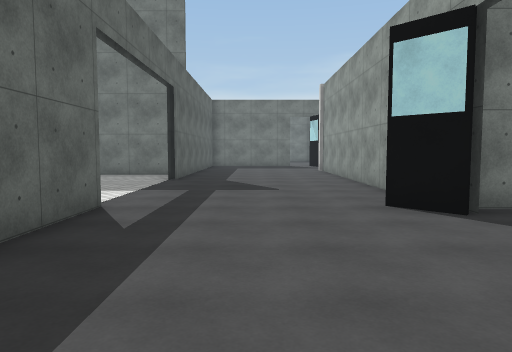
View 1 (above)

23 first-person views from a walk through a Unity game level. The camera is 1.5 m above the floor, tilts 4° down and sees 70° across. The floor is counted in squares, 2 m on a side. Each view is taken from the middle of a square. On the plan, view 1 faces up. The plan holds only what a view shows up to about 11 squares ahead; the rest is blank. The player is left out. Surface patterns are stand-ins for the level's own textures.

View 2
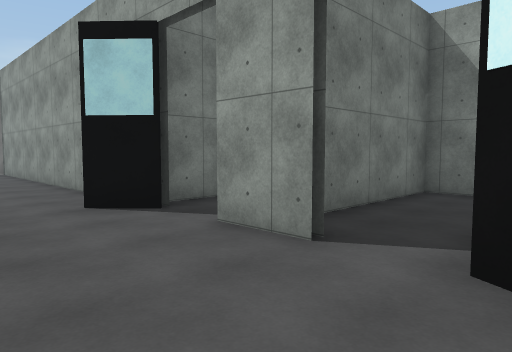

View 3
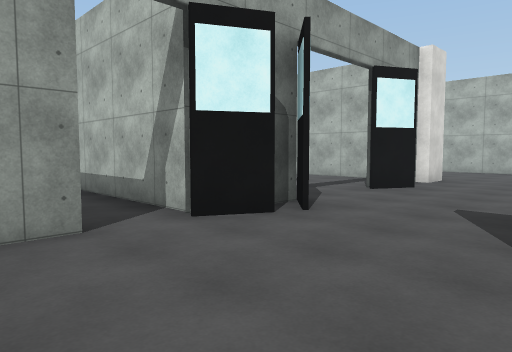

View 4
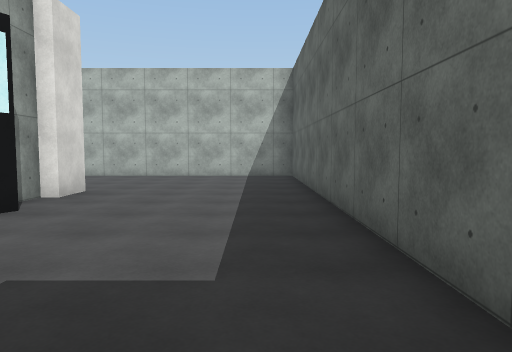

View 5
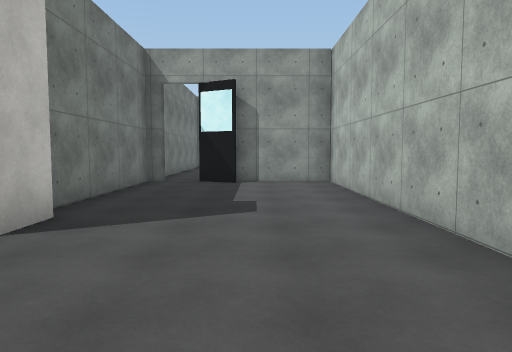

View 6
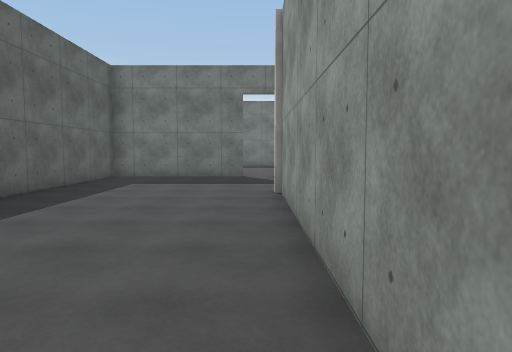

View 7
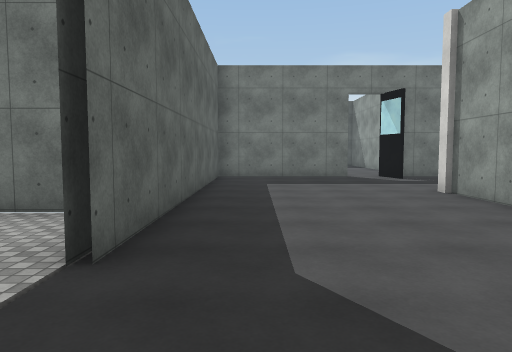

View 8
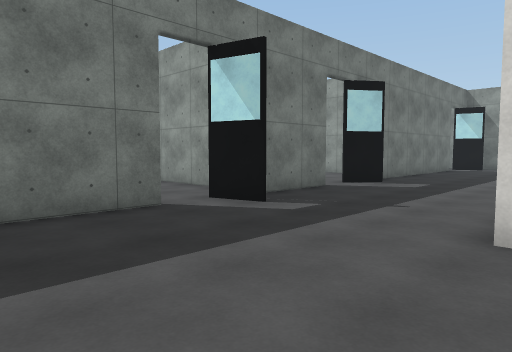

View 9
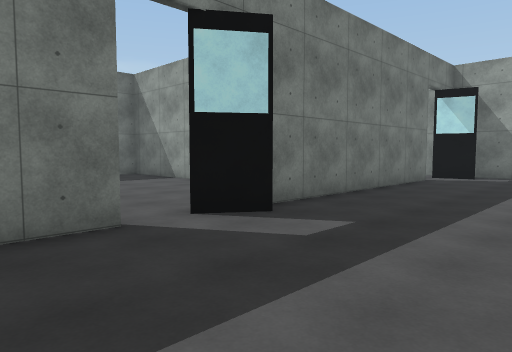

View 10
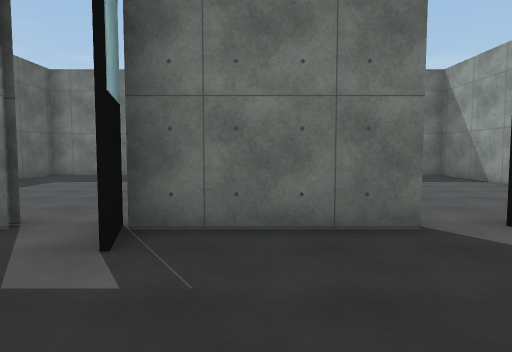

View 11
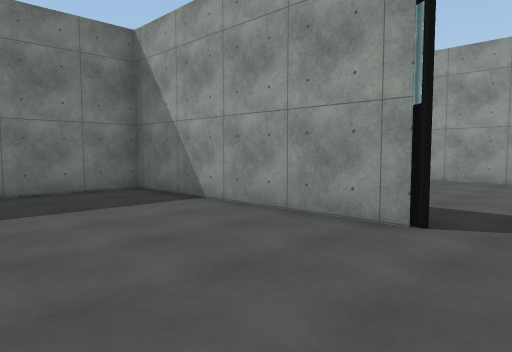

View 12
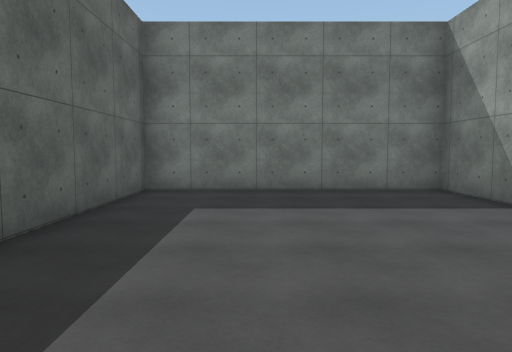

View 13
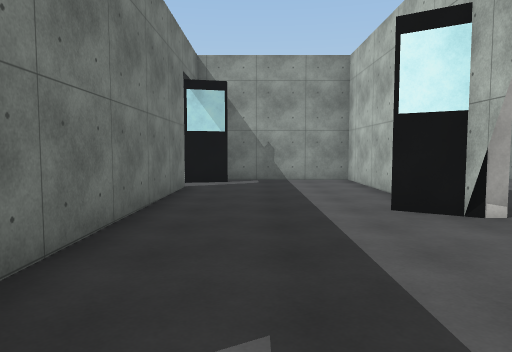

View 14
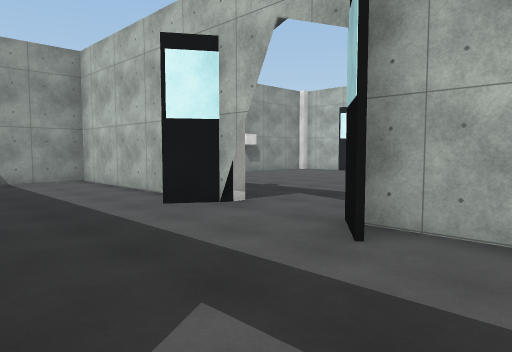

View 15
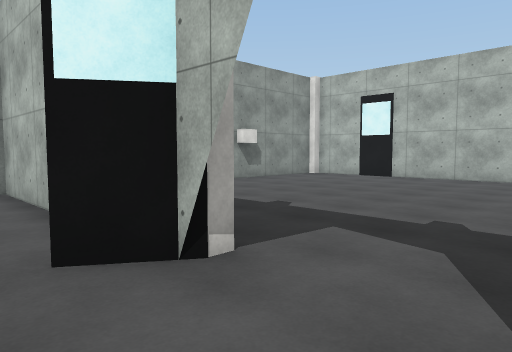

View 16
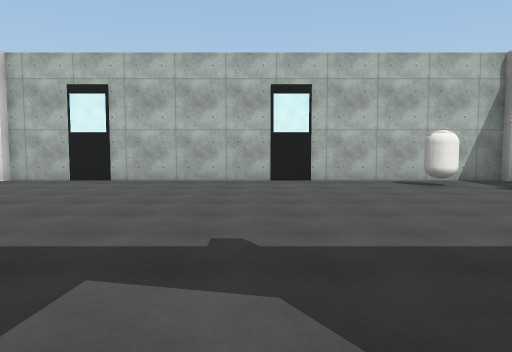

View 17
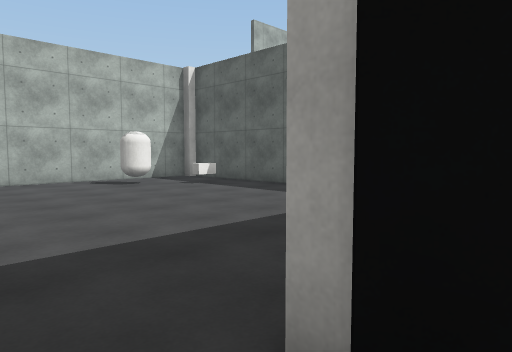

View 18
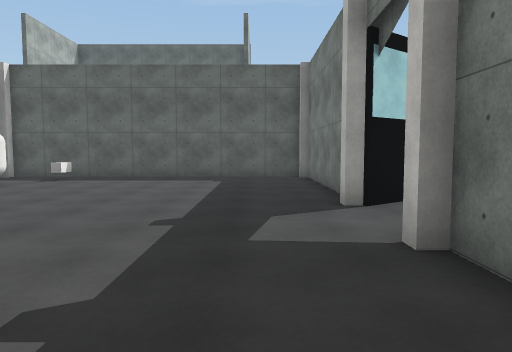

View 19
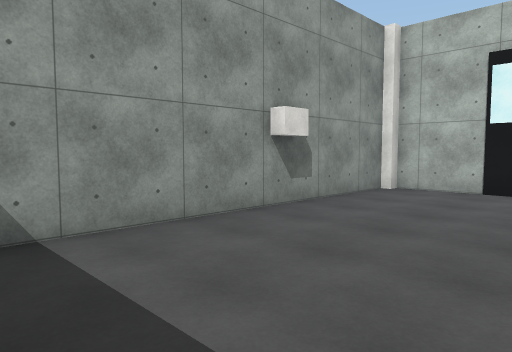

View 20
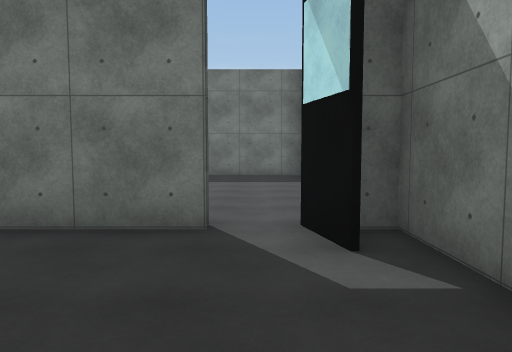

View 21
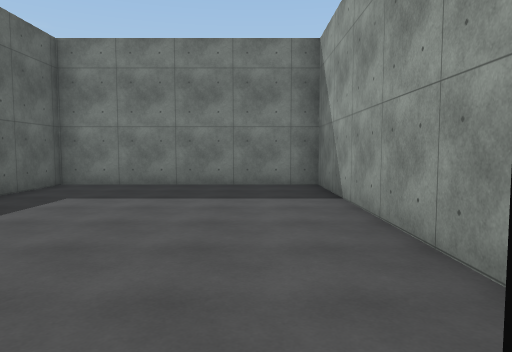

View 22
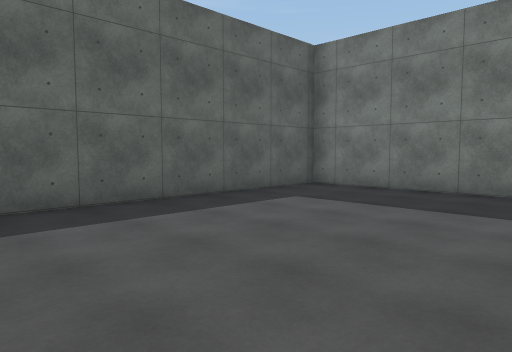

View 23
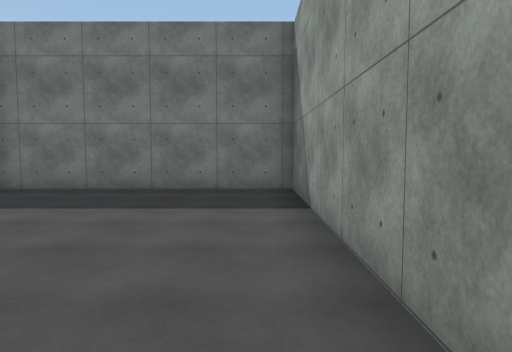

### Floor plan
Points are (right, up) in squares from view 1. A wall is a line through its corners. A room is listed if a view was taken in it or the views show most of it. See-through windows are left out.
Room 1 (views 1, 2, 3, 4, 5, 6, 7, 8, 9, 10, 13, 14, 15, 16, 17, 20, 21)
walls: (2.5, 4.1) (1.7, 5); (3.9, 4.7) (2.9, 4.7); (2.4, 1.8) (2.4, 3.1); (2.4, 6.8) (2.4, 13.8); (1.9, -0.3) (2.5, 0.7); (-2.1, 4.9) (-2.1, 2.9); (2.4, -1.3) (2.4, -0.8); (-2.1, -1.5) (-2.1, -10.8) (7.8, -10.8) (7.8, -8.5); (-2.3, 10.1) (-2.3, 9.2); (1.9, -4.5) (2.5, -3.5); (2.4, -5.9) (2.4, -5.2); (6.5, 13.6) (7.9, 13.6); (3.1, -6.7) (2.1, -6.7) (2.1, -5.8); (7.5, 14.4) (8.1, 13.5); (9.6, 13.6) (10.1, 13.6); (10, 13.5) (10.6, 14.3); (7.8, -6.9) (7.8, -6.4) (3.6, -6.4); (2.9, 16.6) (2.6, 17.7); (11.6, 13.6) (15.4, 13.6) (15.4, 17.5); (7.4, -8.6) (7.9, -7.6); (1.7, 17.5) (-2.1, 17.5) (-2.1, 9.2); (7.4, 17) (6.5, 17.6); (5.6, 17.5) (2.7, 17.5); (13.6, 17.5) (7.7, 17.5); (14.7, 16.6) (14.4, 17.7)
ways out: opening at (6, 17) to room 2; opening at (9, 13.5) to room 3; opening at (2, 17) to room 4; opening at (14, 17) to room 5; opening at (2, 1) to room 6; opening at (2, -2.5); opening at (8, -7)
Room 2 (views 11, 12)
walls: (9.6, 19.4) (9.6, 25); (9.9, 25) (3.9, 25) (3.9, 20.9)
ways out: opening at (6, 17) to room 1; opening at (10, 19) to room 5
Room 3 (views 18, 19)
walls: (11, 13.5) (10, 13.5); (6.7, 13.5) (2.9, 13.5); (2.7, 4.9) (15.4, 4.9) (15.4, 11.5); (2.6, 13.2) (2.6, 5.1)
ways out: opening at (9, 13.5) to room 1
objects: block (4, 7); capsule (5, 6)
Room 4 (views 22, 23)
walls: (3.7, 18.9) (3.7, 25) (-2.1, 25) (-2.1, 18.9)
ways out: opening at (2, 17) to room 1
Room 5 (no view inside)
walls: (15.4, 17.9) (15.4, 25) (9.9, 25); (9.7, 25) (9.7, 23)
ways out: opening at (14, 17) to room 1; opening at (10, 19) to room 2
Room 6 (no view inside)
walls: (6.8, 1.6) (6.8, 2.5) (3.6, 2.5); (2.7, 0.5) (6.2, 0.5)
ways out: opening at (2, 1) to room 1

Where each view was taken, in squares from view 1:
view 1: 0 up, 0 right, facing up
view 2: 0 up, 0 right, facing up-right
view 3: 3 up, 1 left, facing down-right
view 4: 0 up, 1 left, facing down
view 5: 9 down, 1 left, facing right
view 6: 7 up, 2 right, facing up
view 7: 7 up, 1 left, facing up
view 8: 13 up, 1 left, facing up-right
view 9: 14 up, 4 right, facing up-right
view 10: 14 up, 4 right, facing up
view 11: 18 up, 6 right, facing up-right
view 12: 18 up, 6 right, facing up
view 13: 16 up, 6 right, facing right
view 14: 17 up, 6 right, facing down-right
view 15: 15 up, 8 right, facing down-right
view 16: 14 up, 9 right, facing down
view 17: 14 up, 9 right, facing down-left
view 18: 12 up, 13 right, facing left
view 19: 12 up, 12 right, facing down-right
view 20: 14 up, 14 right, facing up
view 21: 17 up, 14 right, facing up
view 22: 18 up, 3 right, facing up-left
view 23: 18 up, 3 right, facing up
